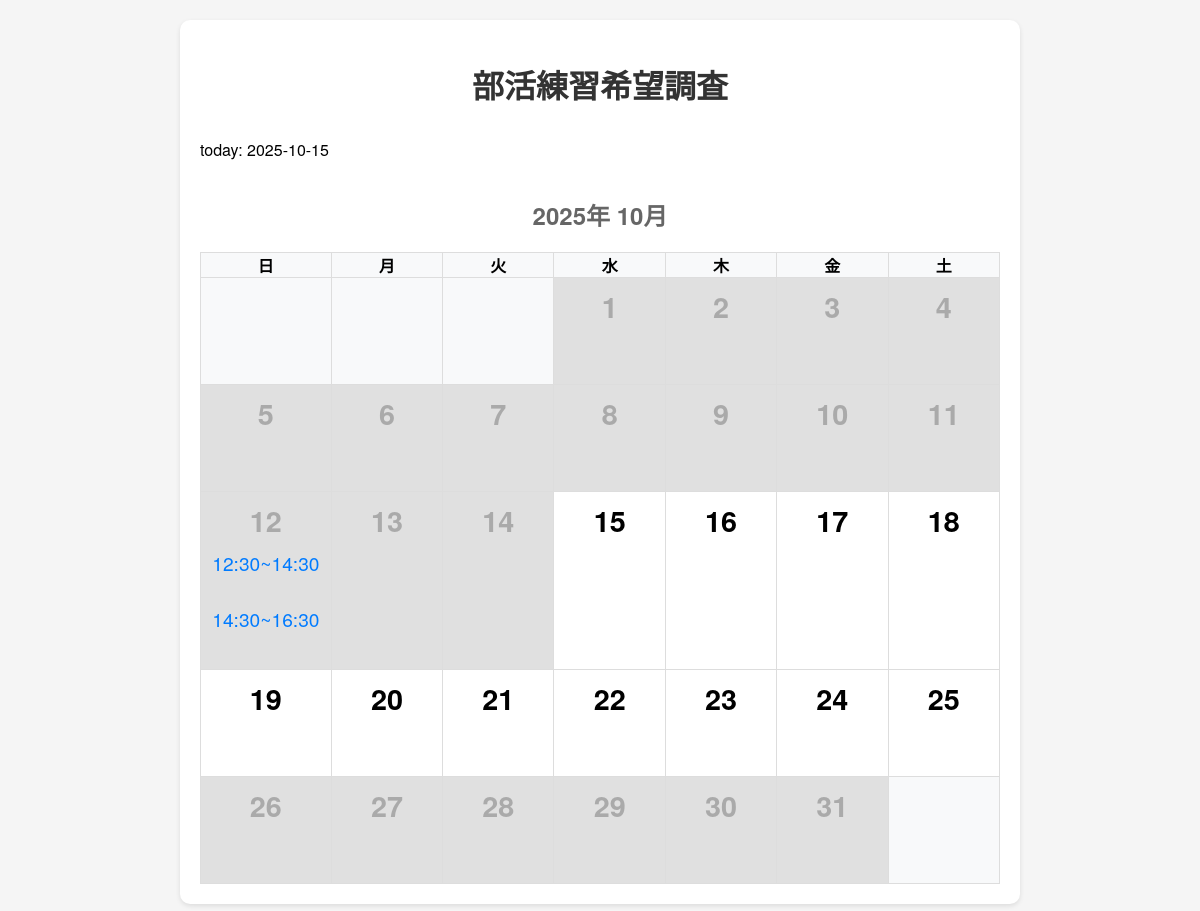
Before: / with the older database file.
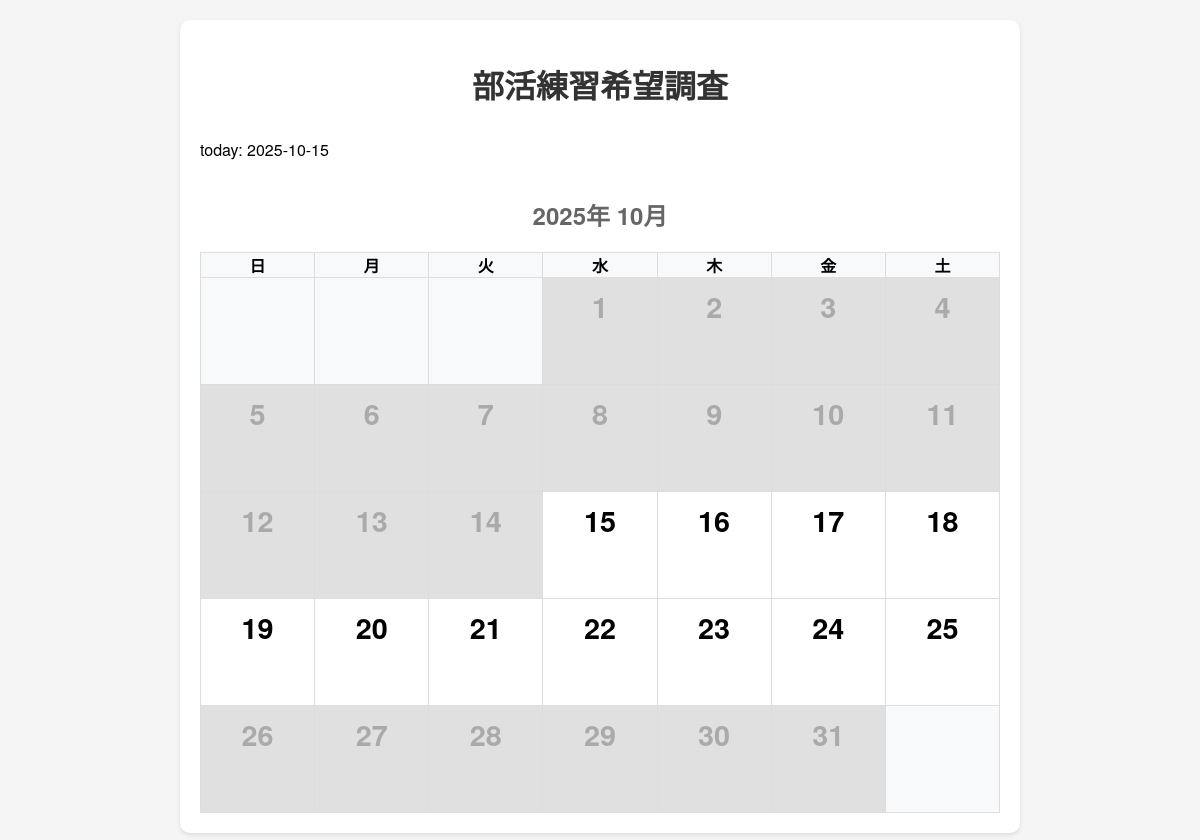
After: the same page with the newer database file.
### app.py (models this page shows)
class TimeSlot(db.Model):
    id = db.Column(db.Integer, primary_key=True)
    date_key = db.Column(db.String(20), nullable=False)
    slot = db.Column(db.String(50), nullable=False)

### app.py (the view, shortened to what this page needs)
@app.route('/', methods=['GET', 'HEAD'])
def index():
    try:
        if request.method == 'HEAD':
            return '', 200
        today = date.today()
        year = today.year
        month = today.month
        cal = calendar.monthcalendar(year, month)
        month_names = ['1月', '2月', '3月', '4月', '5月', '6月',
                      '7月', '8月', '9月', '10月', '11月', '12月']
        import calendar as calmod
        last_day = calmod.monthrange(year, month)[1]
        days_left = last_day - today.day
        calendars = [
            {
                'year': year,
                'month': month,
                'month_name': month_names[month-1],
                'calendar': cal
            }
        ]
        days_since_sunday = today.weekday() + 1  # 月曜日=0なので+1して日曜日=0にする
        if days_since_sunday == 7:  # 日曜日の場合は0にする
            days_since_sunday = 0
        current_week_sunday = today - timedelta(days=days_since_sunday)
        valid_dates = set()
        for week in range(2):  # 2週間
            week_start = current_week_sunday + timedelta(weeks=week)
            for day in range(7):  # 日曜日から土曜日まで
                current_date = week_start + timedelta(days=day)
                valid_dates.add(f"{current_date.year}-{current_date.month}-{current_date.day}")
        practice_requests = {}
        booked_dates = set()
        try:
            all_requests = PracticeRequest.query.all()
            for req in all_requests:
                if req.date_key not in practice_requests:
                    practice_requests[req.date_key] = {}
                practice_requests[req.date_key][req.user_name] = {
                    'time_slot': req.time_slot,
                    'band_name': req.band_name
                }
                booked_dates.add(req.date_key)
        except Exception as e:
            print(f"予約データ取得でエラー: {e}")
            practice_requests = {}
            booked_dates = set()
        time_slots = {}
        try:
            all_slots = TimeSlot.query.all()
            for slot in all_slots:
                if slot.date_key not in time_slots:
                    time_slots[slot.date_key] = []
                time_slots[slot.date_key].append(slot.slot)
        except Exception as e:
            print(f"時間枠データ取得でエラー: {e}")
            time_slots = {}
        return render_template(
            'index.html',
            calendars=calendars,
            month=month_names[month-1],
            month_num=month,
            year=year,
            today=today,
            practice_requests=practice_requests,
            time_slots=time_slots,
            get_default_slots=get_default_slots,
            valid_dates=valid_dates,
            booked_dates=booked_dates
        )
    except Exception as e:
        print(f"index関数でエラーが発生しました: {e}")
        return f"エラーが発生しました: {str(e)}", 500

### templates/index.html (shortened to what this page needs)
<!DOCTYPE html>
<html lang="ja">
<head>
    <link rel="stylesheet" href="{{ url_for('static', filename='css/style.css') }}">
</head>
<body>
    <div class="container">
        <h1>部活練習希望調査</h1>
        <p>today: {{ today }}</p>
        {% for calinfo in calendars %}
        <div class="calendar">
            <h2>{{ calinfo.year }}年 {{ calinfo.month_name }}</h2>
            <table>
                <thead>
                    <tr>
                        <th>日</th>
                        <th>月</th>
                        <th>火</th>
                        <th>水</th>
                        <th>木</th>
                        <th>金</th>
                        <th>土</th>
                    </tr>
                </thead>
                <tbody>
                    {% for week in calinfo.calendar %}
                    <tr>
                        {% for day in week %}
                            {% if day == 0 %}
                                <td class="empty"></td>
                            {% else %}
                                {% set d = day|int %}
                                {% set y = calinfo.year|int %}
                                {% set m = calinfo.month|int %}
                                {% set date_key = y ~ '-' ~ m ~ '-' ~ d %}
                                {% set slots = time_slots.get(date_key, []) %}
                                {% set is_past = (y == today.year and m == today.month and d < today.day) or
                                                 (y == today.year and m < today.month) or
                                                 (y < today.year) %}
                                <td class="day{% if is_past %} past{% endif %}{% if date_key not in valid_dates %} not-selectable{% endif %}{% if date_key in booked_dates %} booked{% endif %}" data-year="{{ y }}" data-month="{{ m }}" data-day="{{ d }}">
                                    <div class="day-number">{{ day }}</div>
                                    <div class="time-options">
                                        {% if date_key in valid_dates %}
                                            {% for slot in slots %}
                                                <span class="time-label">{{ slot }}</span><br>
                                            {% endfor %}
                                        {% endif %}
                                    </div>
                                </td>
                            {% endif %}
                        {% endfor %}
                    </tr>
                    {% endfor %}
                </tbody>
            </table>
        </div>
        {% endfor %}
    </div>
</body>
</html>

### static/css/style.css (style rules this page uses)
body { font-family: 'Helvetica Neue', Arial, 'Hiragino Kaku Gothic ProN', 'Hiragino Sans', Meiryo, sans-serif; margin: 0; padding: 20px; background-color: #f5f5f5; }
.container { max-width: 800px; margin: 0 auto; background-color: white; padding: 20px; border-radius: 10px; box-shadow: 0 2px 5px rgba(0,0,0,0.1); }
h1 { text-align: center; color: #333; margin-bottom: 30px; }
h2 { text-align: center; color: #666; margin-bottom: 20px; }
.calendar { width: 100%; overflow-x: auto; }
table { width: 100%; border-collapse: collapse; margin-top: 20px; }
th, td { padding: 0; text-align: center; border: 1px solid #ddd; }
th { background-color: #f8f9fa; font-weight: bold; }
td.day { cursor: pointer; transition: background-color 0.2s; height: 90px; min-width: 90px; vertical-align: top; font-size: 1.2em; padding: 8px 4px; background: #fff; position: relative; }
td.empty { background-color: #f8f9fa; }
.day-number { font-size: 1.5em; font-weight: bold; margin-bottom: 8px; }
td.day.past { background-color: #e0e0e0; color: #aaa; cursor: not-allowed; }
.day.not-selectable { background-color: #e0e0e0; color: #aaa; cursor: not-allowed; pointer-events: none; }
.day.booked { background-color: #fff3e0; }

Changed rows visible on the page:
removed TimeSlot: slot "12:30~14:30"
removed TimeSlot: slot "14:30~16:30"
